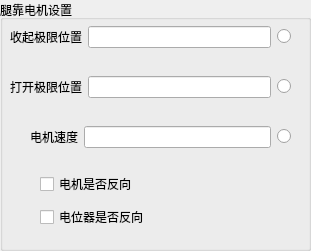
  <widget class="QGroupBox" name="groupBox_2">
   <property name="geometry">
    <rect>
     <x>350</x>
     <y>80</y>
     <width>311</width>
     <height>251</height>
    </rect>
   </property>
   <property name="title">
    <string>腿靠电机设置</string>
   </property>
   <widget class="QWidget" name="layoutWidget">
    <property name="geometry">
     <rect>
      <x>10</x>
      <y>20</y>
      <width>281</width>
      <height>34</height>
     </rect>
    </property>
    <layout class="QGridLayout" name="gridLayout_5">
     <item row="1" column="2">
      <widget class="QRadioButton" name="rbnSelectMotorLegClose">
       <property name="text">
        <string/>
       </property>
      </widget>
     </item>
     <item row="1" column="1">
      <widget class="QLineEdit" name="leMotorLegClosePosition"/>
     </item>
     <item row="1" column="0">
      <widget class="QLabel" name="label_13">
       <property name="text">
        <string>收起极限位置</string>
       </property>
      </widget>
     </item>
     <item row="0" column="1">
      <spacer name="verticalSpacer_17">
       <property name="orientation">
        <enum>Qt::Vertical</enum>
       </property>
       <property name="sizeHint" stdset="0">
        <size>
         <width>20</width>
         <height>40</height>
        </size>
       </property>
      </spacer>
     </item>
     <item row="2" column="1">
      <spacer name="verticalSpacer_18">
       <property name="orientation">
        <enum>Qt::Vertical</enum>
       </property>
       <property name="sizeHint" stdset="0">
        <size>
         <width>20</width>
         <height>40</height>
        </size>
       </property>
      </spacer>
     </item>
    </layout>
   </widget>
   <widget class="QWidget" name="layoutWidget">
    <property name="geometry">
     <rect>
      <x>10</x>
      <y>70</y>
      <width>281</width>
      <height>34</height>
     </rect>
    </property>
    <layout class="QGridLayout" name="gridLayout_6">
     <item row="1" column="2">
      <widget class="QRadioButton" name="rbnSelectMotorLegOpen">
       <property name="text">
        <string/>
       </property>
      </widget>
     </item>
     <item row="1" column="1">
      <widget class="QLineEdit" name="leMotorLegOpenPosition"/>
     </item>
     <item row="1" column="0">
      <widget class="QLabel" name="label_14">
       <property name="text">
        <string>打开极限位置</string>
       </property>
      </widget>
     </item>
     <item row="0" column="1">
      <spacer name="verticalSpacer_19">
       <property name="orientation">
        <enum>Qt::Vertical</enum>
       </property>
       <property name="sizeHint" stdset="0">
        <size>
         <width>20</width>
         <height>40</height>
        </size>
       </property>
      </spacer>
     </item>
     <item row="2" column="1">
      <spacer name="verticalSpacer_20">
       <property name="orientation">
        <enum>Qt::Vertical</enum>
       </property>
       <property name="sizeHint" stdset="0">
        <size>
         <width>20</width>
         <height>40</height>
        </size>
       </property>
      </spacer>
     </item>
    </layout>
   </widget>
   <widget class="QWidget" name="layoutWidget">
    <property name="geometry">
     <rect>
      <x>30</x>
      <y>120</y>
      <width>261</width>
      <height>34</height>
     </rect>
    </property>
    <layout class="QGridLayout" name="gridLayout_7">
     <item row="1" column="2">
      <widget class="QRadioButton" name="rbnSelectMotorLegSpeed">
       <property name="text">
        <string/>
       </property>
      </widget>
     </item>
     <item row="1" column="1">
      <widget class="QLineEdit" name="leMotorLegSpeed"/>
     </item>
     <item row="1" column="0">
      <widget class="QLabel" name="label_15">
       <property name="text">
        <string>电机速度</string>
       </property>
       <property name="alignment">
        <set>Qt::AlignCenter</set>
       </property>
      </widget>
     </item>
     <item row="0" column="1">
      <spacer name="verticalSpacer_21">
       <property name="orientation">
        <enum>Qt::Vertical</enum>
       </property>
       <property name="sizeHint" stdset="0">
        <size>
         <width>20</width>
         <height>40</height>
        </size>
       </property>
      </spacer>
     </item>
     <item row="2" column="1">
      <spacer name="verticalSpacer_22">
       <property name="orientation">
        <enum>Qt::Vertical</enum>
       </property>
       <property name="sizeHint" stdset="0">
        <size>
         <width>20</width>
         <height>40</height>
        </size>
       </property>
      </spacer>
     </item>
    </layout>
   </widget>
   <widget class="QWidget" name="layoutWidget">
    <property name="geometry">
     <rect>
      <x>40</x>
      <y>170</y>
      <width>171</width>
      <height>61</height>
     </rect>
    </property>
    <layout class="QGridLayout" name="gridLayout_8">
     <item row="4" column="0">
      <spacer name="verticalSpacer_4">
       <property name="orientation">
        <enum>Qt::Vertical</enum>
       </property>
       <property name="sizeHint" stdset="0">
        <size>
         <width>20</width>
         <height>40</height>
        </size>
       </property>
      </spacer>
     </item>
     <item row="0" column="0">
      <spacer name="verticalSpacer_3">
       <property name="orientation">
        <enum>Qt::Vertical</enum>
       </property>
       <property name="sizeHint" stdset="0">
        <size>
         <width>20</width>
         <height>40</height>
        </size>
       </property>
      </spacer>
     </item>
     <item row="3" column="0">
      <widget class="QCheckBox" name="cbMotorLegPositionIsReverse">
       <property name="text">
        <string>电位器是否反向</string>
       </property>
      </widget>
     </item>
     <item row="1" column="0">
      <widget class="QCheckBox" name="cbMotorLegDirectionIsReverse">
       <property name="text">
        <string>电机是否反向</string>
       </property>
      </widget>
     </item>
     <item row="2" column="0">
      <spacer name="verticalSpacer_52">
       <property name="orientation">
        <enum>Qt::Vertical</enum>
       </property>
       <property name="sizeHint" stdset="0">
        <size>
         <width>20</width>
         <height>40</height>
        </size>
       </property>
      </spacer>
     </item>
    </layout>
   </widget>
  </widget>
